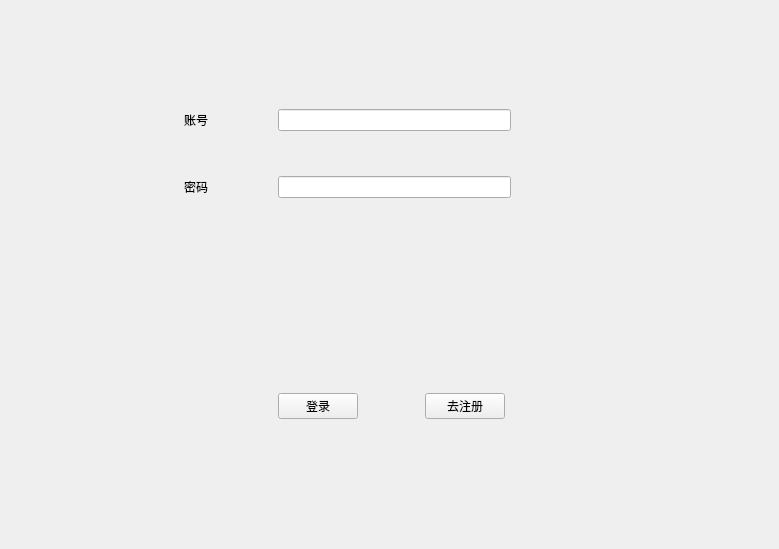
<?xml version="1.0" encoding="UTF-8"?>
<ui version="4.0">
 <class>Widget</class>
 <widget class="QWidget" name="Widget">
  <property name="geometry">
   <rect>
    <x>0</x>
    <y>0</y>
    <width>779</width>
    <height>549</height>
   </rect>
  </property>
  <property name="windowTitle">
   <string>Widget</string>
  </property>
  <layout class="QGridLayout" name="gridLayout">
   <item row="0" column="1">
    <spacer name="verticalSpacer_7">
     <property name="orientation">
      <enum>Qt::Vertical</enum>
     </property>
     <property name="sizeHint" stdset="0">
      <size>
       <width>20</width>
       <height>100</height>
      </size>
     </property>
    </spacer>
   </item>
   <item row="0" column="4">
    <spacer name="verticalSpacer">
     <property name="orientation">
      <enum>Qt::Vertical</enum>
     </property>
     <property name="sizeHint" stdset="0">
      <size>
       <width>20</width>
       <height>100</height>
      </size>
     </property>
    </spacer>
   </item>
   <item row="1" column="0">
    <spacer name="horizontalSpacer">
     <property name="orientation">
      <enum>Qt::Horizontal</enum>
     </property>
     <property name="sizeHint" stdset="0">
      <size>
       <width>168</width>
       <height>20</height>
      </size>
     </property>
    </spacer>
   </item>
   <item row="1" column="1">
    <widget class="QLabel" name="l_zhanghao">
     <property name="text">
      <string>账号</string>
     </property>
    </widget>
   </item>
   <item row="1" column="2">
    <spacer name="horizontalSpacer_2">
     <property name="orientation">
      <enum>Qt::Horizontal</enum>
     </property>
     <property name="sizeHint" stdset="0">
      <size>
       <width>57</width>
       <height>20</height>
      </size>
     </property>
    </spacer>
   </item>
   <item row="1" column="3" colspan="4">
    <widget class="QLineEdit" name="zhanghao">
     <property name="text">
      <string/>
     </property>
    </widget>
   </item>
   <item row="1" column="7">
    <spacer name="horizontalSpacer_3">
     <property name="orientation">
      <enum>Qt::Horizontal</enum>
     </property>
     <property name="sizeHint" stdset="0">
      <size>
       <width>252</width>
       <height>20</height>
      </size>
     </property>
    </spacer>
   </item>
   <item row="2" column="1">
    <spacer name="verticalSpacer_8">
     <property name="orientation">
      <enum>Qt::Vertical</enum>
     </property>
     <property name="sizeHint" stdset="0">
      <size>
       <width>20</width>
       <height>28</height>
      </size>
     </property>
    </spacer>
   </item>
   <item row="2" column="4" rowspan="2">
    <spacer name="verticalSpacer_2">
     <property name="orientation">
      <enum>Qt::Vertical</enum>
     </property>
     <property name="sizeHint" stdset="0">
      <size>
       <width>20</width>
       <height>3</height>
      </size>
     </property>
    </spacer>
   </item>
   <item row="3" column="0" rowspan="2">
    <spacer name="horizontalSpacer_4">
     <property name="orientation">
      <enum>Qt::Horizontal</enum>
     </property>
     <property name="sizeHint" stdset="0">
      <size>
       <width>168</width>
       <height>20</height>
      </size>
     </property>
    </spacer>
   </item>
   <item row="4" column="1">
    <widget class="QLabel" name="l_mima">
     <property name="text">
      <string>密码</string>
     </property>
    </widget>
   </item>
   <item row="4" column="2">
    <spacer name="horizontalSpacer_5">
     <property name="orientation">
      <enum>Qt::Horizontal</enum>
     </property>
     <property name="sizeHint" stdset="0">
      <size>
       <width>57</width>
       <height>20</height>
      </size>
     </property>
    </spacer>
   </item>
   <item row="4" column="3" colspan="4">
    <widget class="QLineEdit" name="mima"/>
   </item>
   <item row="4" column="7">
    <spacer name="horizontalSpacer_6">
     <property name="orientation">
      <enum>Qt::Horizontal</enum>
     </property>
     <property name="sizeHint" stdset="0">
      <size>
       <width>252</width>
       <height>20</height>
      </size>
     </property>
    </spacer>
   </item>
   <item row="5" column="1" rowspan="2">
    <spacer name="verticalSpacer_9">
     <property name="orientation">
      <enum>Qt::Vertical</enum>
     </property>
     <property name="sizeHint" stdset="0">
      <size>
       <width>20</width>
       <height>191</height>
      </size>
     </property>
    </spacer>
   </item>
   <item row="5" column="3">
    <spacer name="verticalSpacer_3">
     <property name="orientation">
      <enum>Qt::Vertical</enum>
     </property>
     <property name="sizeHint" stdset="0">
      <size>
       <width>20</width>
       <height>185</height>
      </size>
     </property>
    </spacer>
   </item>
   <item row="5" column="5">
    <spacer name="verticalSpacer_4">
     <property name="orientation">
      <enum>Qt::Vertical</enum>
     </property>
     <property name="sizeHint" stdset="0">
      <size>
       <width>20</width>
       <height>185</height>
      </size>
     </property>
    </spacer>
   </item>
   <item row="6" column="3" rowspan="3">
    <widget class="QPushButton" name="pushButton">
     <property name="text">
      <string>登录</string>
     </property>
    </widget>
   </item>
   <item row="6" column="5" rowspan="3">
    <widget class="QPushButton" name="pushButton_2">
     <property name="text">
      <string>去注册</string>
     </property>
    </widget>
   </item>
   <item row="7" column="0" colspan="3">
    <spacer name="horizontalSpacer_7">
     <property name="orientation">
      <enum>Qt::Horizontal</enum>
     </property>
     <property name="sizeHint" stdset="0">
      <size>
       <width>264</width>
       <height>20</height>
      </size>
     </property>
    </spacer>
   </item>
   <item row="7" column="4">
    <spacer name="horizontalSpacer_8">
     <property name="orientation">
      <enum>Qt::Horizontal</enum>
     </property>
     <property name="sizeHint" stdset="0">
      <size>
       <width>56</width>
       <height>20</height>
      </size>
     </property>
    </spacer>
   </item>
   <item row="7" column="6" colspan="2">
    <spacer name="horizontalSpacer_9">
     <property name="orientation">
      <enum>Qt::Horizontal</enum>
     </property>
     <property name="sizeHint" stdset="0">
      <size>
       <width>258</width>
       <height>20</height>
      </size>
     </property>
    </spacer>
   </item>
   <item row="9" column="3">
    <spacer name="verticalSpacer_5">
     <property name="orientation">
      <enum>Qt::Vertical</enum>
     </property>
     <property name="sizeHint" stdset="0">
      <size>
       <width>20</width>
       <height>120</height>
      </size>
     </property>
    </spacer>
   </item>
   <item row="9" column="5">
    <spacer name="verticalSpacer_6">
     <property name="orientation">
      <enum>Qt::Vertical</enum>
     </property>
     <property name="sizeHint" stdset="0">
      <size>
       <width>20</width>
       <height>120</height>
      </size>
     </property>
    </spacer>
   </item>
  </layout>
 </widget>
 <resources/>
 <connections/>
</ui>
